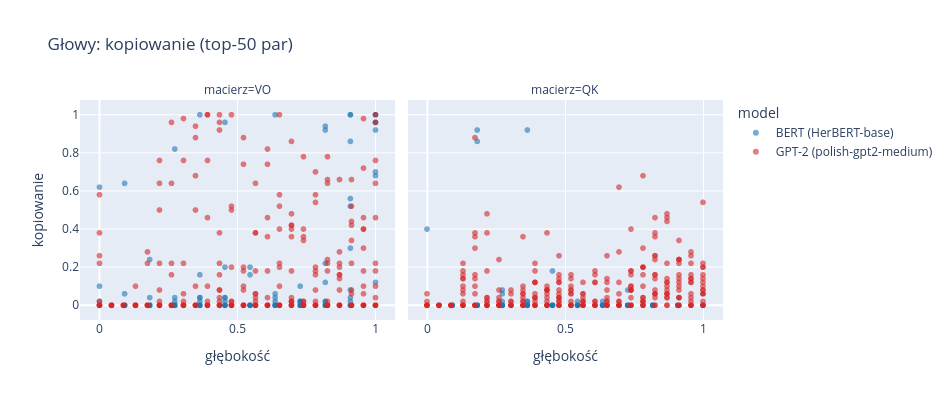

Notebook source saved alongside this figure:
### Markdown cell above
### Charakterystyka wszystkich głów

Żeby wybrać głowy do list (autorzy wybierali ręcznie spośród 384), liczymy dla każdej głowy proste wskaźniki z jej top-50 par:
- **kopiowanie**: odsetek par $(x, x)$ w liście bez wykluczeń (głowa „przepisuje” token, na który patrzy, albo patrzy na ten sam token),
- **morfologia**: odsetek par z listy `*`, w których oba tokeny mają wspólny początek ≥ 4 liter (odmiana / słowotwórstwo, np. *rok → roku*),
- **różnorodność**: liczba różnych tokenów w parach listy `*` (mała = lista zdominowana przez kilka tokenów).

### Code cell
def head_stats(model_name):
    tt, lists = projections[model_name]
    rows = []
    for (kind, layer, h), res in lists.items():
        raw, noself = res["raw"], res["noself"]
        morph = [len(commonprefix([tt.norm[a], tt.norm[b]])) >= 4 for a, b, _ in noself]
        rows.append({"model": model_name, "macierz": kind, "warstwa": layer, "głowa": h,
                     "kopiowanie": np.mean([tt.norm[a] == tt.norm[b] for a, b, _ in raw]),
                     "morfologia": np.mean(morph),
                     "różnorodność": len({x for a, b, _ in noself for x in (a, b)})})
    return pd.DataFrame(rows)


stats = pd.concat([head_stats(m) for m in MODELS])
stats["głębokość"] = stats.warstwa / stats.groupby("model").warstwa.transform("max")
stats["tercja"] = pd.cut(stats["głębokość"], [-0.01, 1 / 3, 2 / 3, 1], labels=["dolne", "środkowe", "górne"])
display(stats.groupby(["model", "macierz"])[["kopiowanie", "morfologia", "różnorodność"]].mean().round(3))
display(stats.pivot_table(index=["model", "macierz"], columns="tercja", values="morfologia", observed=True).round(3)
        .rename(columns=lambda c: f"morfologia: {c} warstwy"))
for col in ["kopiowanie", "morfologia"]:
    px.scatter(stats, x="głębokość", y=col, color="model", facet_col="macierz", color_discrete_map=COLORS, opacity=0.6,
               hover_data=["warstwa", "głowa", "różnorodność"], title=f"Głowy: {col} (top-50 par)", width=950, height=400).show()

### Figure 1 — Plotly figure (JSON) as saved in the notebook; plotly's stock layout.template omitted (floating-point values rounded to 4 significant figures; data arrays with more than 128 entries replaced by an {"elided": "..."} marker saying what was removed)
{"data": [{"customdata": {"elided": "144x3 int values"}, "hovertemplate": "model=BERT (HerBERT-base)<br>macierz=VO<br>głębokość=%{x}<br>kopiowanie=%{y}<br>warstwa=%{customdata[0]}<br>głowa=%{customdata[1]}<br>różnorodność=%{customdata[2]}<extra></extra>", "legendgroup": "BERT (HerBERT-base)", "marker": {"color": "#1f77b4", "opacity": 0.6, "symbol": "circle"}, "mode": "markers", "name": "BERT (HerBERT-base)", "showlegend": true, "type": "scattergl", "x": {"elided": "144 float values"}, "xaxis": "x", "y": {"elided": "144 float values"}, "yaxis": "y"}, {"customdata": {"elided": "144x3 int values"}, "hovertemplate": "model=BERT (HerBERT-base)<br>macierz=QK<br>głębokość=%{x}<br>kopiowanie=%{y}<br>warstwa=%{customdata[0]}<br>głowa=%{customdata[1]}<br>różnorodność=%{customdata[2]}<extra></extra>", "legendgroup": "BERT (HerBERT-base)", "marker": {"color": "#1f77b4", "opacity": 0.6, "symbol": "circle"}, "mode": "markers", "name": "BERT (HerBERT-base)", "showlegend": false, "type": "scattergl", "x": {"elided": "144 float values"}, "xaxis": "x2", "y": {"elided": "144 float values"}, "yaxis": "y2"}, {"customdata": {"elided": "384x3 int values"}, "hovertemplate": "model=GPT-2 (polish-gpt2-medium)<br>macierz=VO<br>głębokość=%{x}<br>kopiowanie=%{y}<br>warstwa=%{customdata[0]}<br>głowa=%{customdata[1]}<br>różnorodność=%{customdata[2]}<extra></extra>", "legendgroup": "GPT-2 (polish-gpt2-medium)", "marker": {"color": "#d62728", "opacity": 0.6, "symbol": "circle"}, "mode": "markers", "name": "GPT-2 (polish-gpt2-medium)", "showlegend": true, "type": "scattergl", "x": {"elided": "384 float values"}, "xaxis": "x", "y": {"elided": "384 float values"}, "yaxis": "y"}, {"customdata": {"elided": "384x3 int values"}, "hovertemplate": "model=GPT-2 (polish-gpt2-medium)<br>macierz=QK<br>głębokość=%{x}<br>kopiowanie=%{y}<br>warstwa=%{customdata[0]}<br>głowa=%{customdata[1]}<br>różnorodność=%{customdata[2]}<extra></extra>", "legendgroup": "GPT-2 (polish-gpt2-medium)", "marker": {"color": "#d62728", "opacity": 0.6, "symbol": "circle"}, "mode": "markers", "name": "GPT-2 (polish-gpt2-medium)", "showlegend": false, "type": "scattergl", "x": {"elided": "384 float values"}, "xaxis": "x2", "y": {"elided": "384 float values"}, "yaxis": "y2"}], "layout": {"annotations": [{"font": {}, "showarrow": false, "text": "macierz=VO", "x": 0.245, "xanchor": "center", "xref": "paper", "y": 1.0, "yanchor": "bottom", "yref": "paper"}, {"font": {}, "showarrow": false, "text": "macierz=QK", "x": 0.755, "xanchor": "center", "xref": "paper", "y": 1.0, "yanchor": "bottom", "yref": "paper"}], "height": 400, "legend": {"title": {"text": "model"}, "tracegroupgap": 0}, "title": {"text": "Głowy: kopiowanie (top-50 par)"}, "width": 950, "xaxis": {"anchor": "y", "domain": [0.0, 0.49], "title": {"text": "głębokość"}}, "xaxis2": {"anchor": "y2", "domain": [0.51, 1.0], "matches": "x", "title": {"text": "głębokość"}}, "yaxis": {"anchor": "x", "domain": [0.0, 1.0], "title": {"text": "kopiowanie"}}, "yaxis2": {"anchor": "x2", "domain": [0.0, 1.0], "matches": "y", "showticklabels": false}}}
